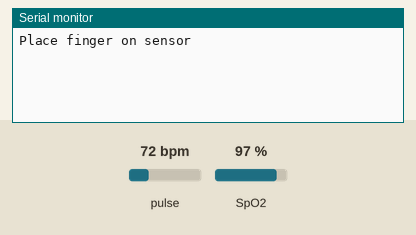
Simulated run of this sketch. Board: ESP32. On the bench: the last lines printed to the serial monitor. Inputs (shaded band) come from the test bench; at power-on: pulse 72 bpm, SpO2 97 %.

Above: at 1.2 s.
1.3 s: pulse set to 42 bpm
At 4.9 s:
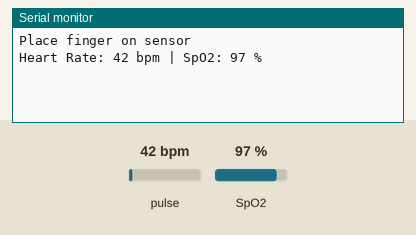
10.3 s: SpO2 set to 80 %
At 11.3 s:
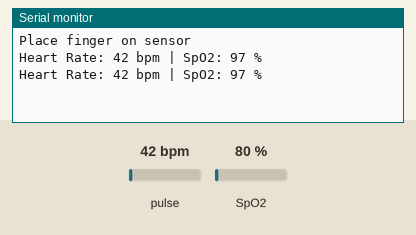
11.8 s: pulse set to 70 bpm
At 15.2 s:
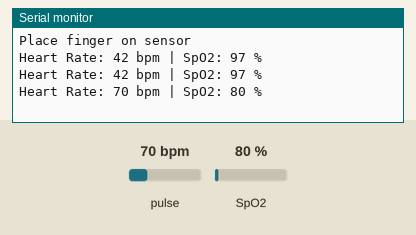

Measured:
- after the input at 1.3 s, the serial monitor: prints a new line after 2.7 s (image 1)
- after the input at 11.8 s, the serial monitor: prints a new line after 1.9 s (image 3)

The sketch:

Max30102only.ino
```cpp
#include <Wire.h>
#include "MAX30105.h"
#include "spo2_algorithm.h"

MAX30105 particleSensor;

uint32_t irBuffer[100];
uint32_t redBuffer[100];

int32_t spo2;
int8_t validSPO2;
int32_t heartRate;
int8_t validHeartRate;

void setup() {
  Serial.begin(115200);
  Wire.begin(21, 22);

  if (!particleSensor.begin(Wire, I2C_SPEED_FAST)) {
    Serial.println("MAX30102 not found");
    while (1);
  }

  particleSensor.setup(
    60,    // LED brightness
    4,     // sample average
    2,     // LED mode (RED + IR)
    100,   // sample rate
    411,   // pulse width
    4096   // ADC range
  );

  Serial.println("Place finger on sensor");
}

void loop() {
  for (int i = 0; i < 100; i++) {
    while (!particleSensor.available())
      particleSensor.check();

    redBuffer[i] = particleSensor.getRed();
    irBuffer[i]  = particleSensor.getIR();
    particleSensor.nextSample();
  }

  maxim_heart_rate_and_oxygen_saturation(
    irBuffer, 100, redBuffer,
    &spo2, &validSPO2,
    &heartRate, &validHeartRate
  );

  if (validHeartRate && validSPO2) {
    Serial.print("Heart Rate: ");
    Serial.print(heartRate);
    Serial.print(" bpm | SpO2: ");
    Serial.print(spo2);
    Serial.println(" %");
  } else {
    Serial.println("Adjust finger placement");
  }

  delay(1000);
}
```
